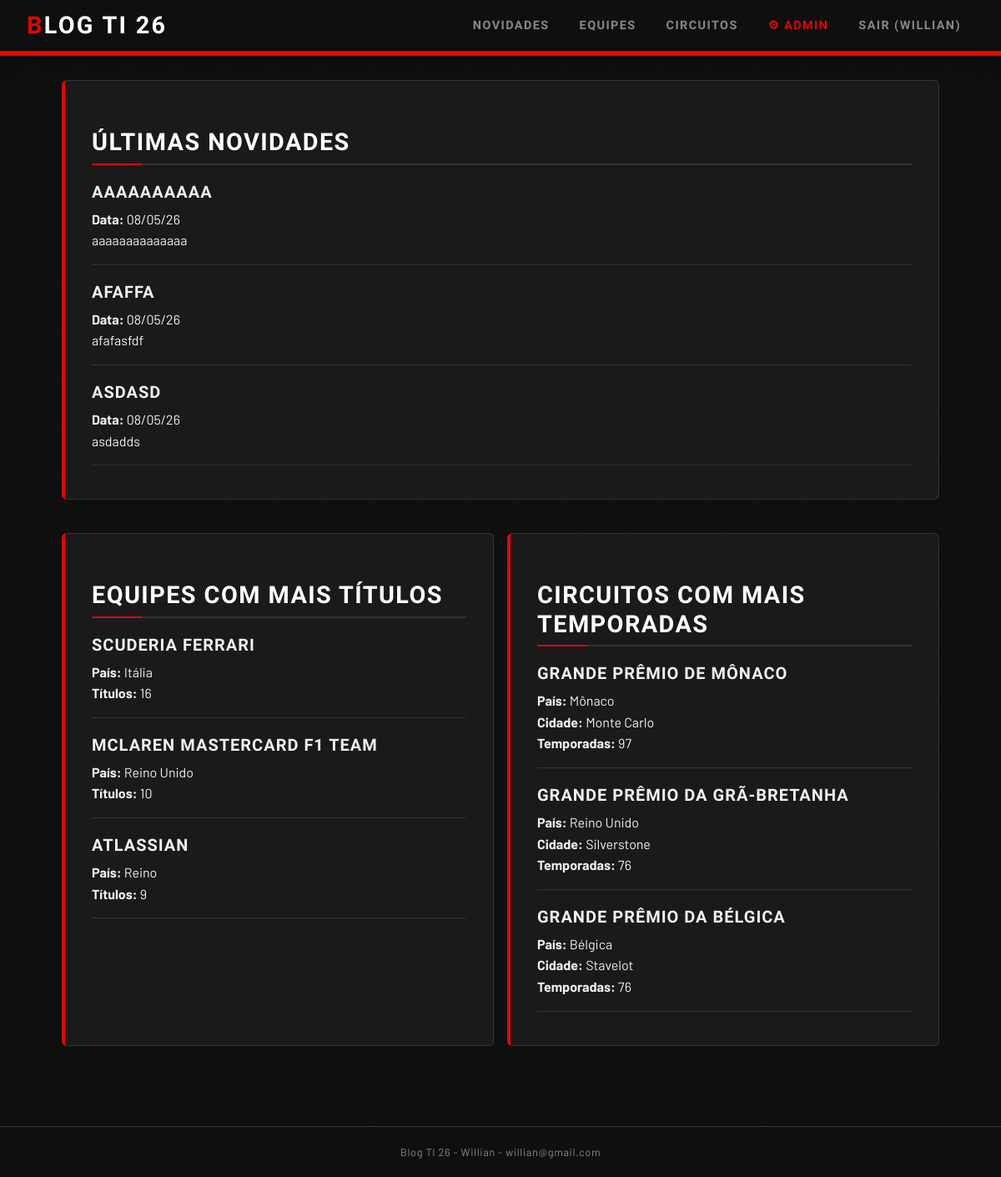
The app's page /index.php (signed in), older data.
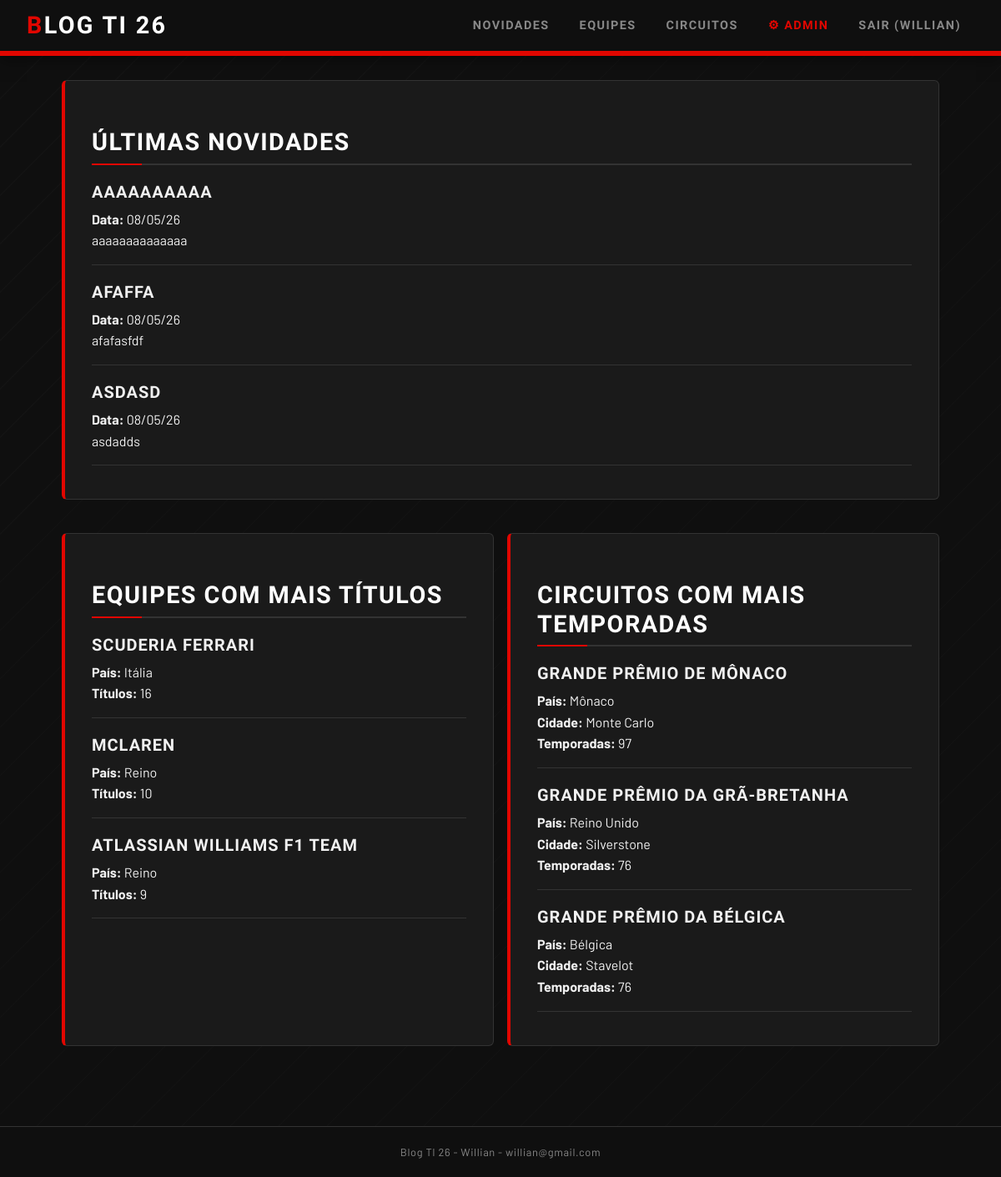
The same page, newer data.
### tables this page shows
CREATE TABLE novidades  (
    id_novidades INTEGER PRIMARY KEY AUTOINCREMENT,
    titulo TEXT,
    conteudo TEXT,
    data_pub TEXT
);

CREATE TABLE equipes (
    id_equipe INTEGER PRIMARY KEY AUTOINCREMENT,
    nome_equipe TEXT,
    pais_equipe TEXT,
    base TEXT,
    anos TEXT,
    titulos INTEGER,
    descricao_equipe TEXT
);

CREATE TABLE circuitos(
    id_circuito INTEGER PRIMARY KEY AUTOINCREMENT,
    nome_circuito TEXT,
    pais_circuito TEXT,
    cidade TEXT,
    extensao REAL,
    ano_gp INTEGER,
    regiao TEXT,
    descricao_circuito TEXT
);

### Model/index_model.php (called while the page is built)
<?php
$string_de_conexao = "sqlite:../banco.db";
$conn = new PDO($string_de_conexao);
$blog_nome      = "Blog TI 26";
$blog_autor     = "Willian";
$blog_email_adm = "willian@gmail.com";
$sql_top_equipes = "
SELECT nome_equipe, pais_equipe, titulos
FROM equipes
ORDER BY titulos DESC
LIMIT 3
";
$result_top_equipes = $conn->query($sql_top_equipes);
$sql_top_circuitos = "
SELECT nome_circuito, pais_circuito, cidade, ano_gp
FROM circuitos
ORDER BY ano_gp DESC
LIMIT 3
";
$result_top_circuitos = $conn->query($sql_top_circuitos);
$sql_top_novidades = "
SELECT titulo, conteudo, data_pub
FROM novidades
ORDER BY data_pub DESC
LIMIT 3
";
$result_top_novidades = $conn->query($sql_top_novidades);
?>

### auth.php (called while the page is built, shortened)
<?php
function is_admin() {
    return isset($_SESSION['tipo']) && $_SESSION['tipo'] === 'admin';
}

### index.php (the view, shortened to what this page needs)
<?php
require "auth.php";
require "Model/index_model.php";
?>
<!DOCTYPE html>
<html lang="pt-BR">
<head>
    <link rel="stylesheet" href="style.css">
</head>
<body>
    <header>
        <h1><?= $blog_nome ?></h1>
        <nav>
            <a href="Novidades.php">Novidades</a>
            <a href="equipes.php">Equipes</a>
            <a href="circuitos.php">Circuitos</a>
            <?php if (is_admin()): ?>
            <a href="usuarios.php" style="color: var(--f1-red);">⚙ Admin</a>
            <?php endif; ?>
            <a href="logout.php" style="margin-left:auto; color: var(--f1-muted);">Sair (<?= htmlspecialchars($_SESSION['nome_user']) ?>)</a>
        </nav>
    </header>
    <section>
        <article>
            <h2>Últimas Novidades</h2>
            <?php while ($novidade = $result_top_novidades->fetch(PDO::FETCH_ASSOC)) { ?>
                <div>
                    <h3><?= $novidade['titulo'] ?></h3>
                    <p><strong>Data:</strong> <?= date('d/m/y', strtotime($novidade['data_pub'])) ?></p>
                    <p><?= $novidade['conteudo'] ?></p>
                </div>
                <hr>
            <?php } ?>
        </article>
        <div class="grid-baixo">
            <article>
                <h2>Equipes com mais títulos</h2>
                <?php while ($equipe = $result_top_equipes->fetch(PDO::FETCH_ASSOC)) { ?>
                    <div>
                        <h3><?= $equipe['nome_equipe'] ?></h3>
                        <p><strong>País:</strong> <?= $equipe['pais_equipe'] ?></p>
                        <p><strong>Títulos:</strong> <?= $equipe['titulos'] ?></p>
                    </div>
                    <hr>
                <?php } ?>
            </article>
            <article>
                <h2>Circuitos com mais temporadas</h2>
                <?php while ($circuito = $result_top_circuitos->fetch(PDO::FETCH_ASSOC)) { ?>
                    <div>
                        <h3><?= $circuito['nome_circuito'] ?></h3>
                        <p><strong>País:</strong> <?= $circuito['pais_circuito'] ?></p>
                        <p><strong>Cidade:</strong> <?= $circuito['cidade'] ?></p>
                        <p><strong>Temporadas:</strong> <?= $circuito['ano_gp'] ?></p>
                    </div>
                    <hr>
                <?php } ?>
            </article>
        </div>
    </section>
    <footer>
        <?= $blog_nome ?> - <?= $blog_autor ?> - <?= $blog_email_adm ?>
    </footer>
</body>
</html>

### style.css (style rules this page uses)
:root { --f1-red: #E10600; --f1-red-dark: #A80400; --f1-red-glow: rgba(225, 6, 0, 0.25); --f1-black: #0f0f0f; --f1-dark: #1a1a1a; --f1-surface: #222222; --f1-border: #333333; --f1-text: #f0f0f0; --f1-muted: #888888; --f1-white: #ffffff; --font-display: 'Barlow Condensed', sans-serif; --font-body: 'Barlow', sans-serif; --radius: 6px; --transition: 0.2s ease; }
*, *::before, *::after { box-sizing: border-box; margin: 0; padding: 0; }
html { font-size: 16px; scroll-behavior: smooth; }
body { font-family: var(--font-body); background-color: var(--f1-black); color: var(--f1-text); line-height: 1.6; min-height: 100vh; background-image: repeating-linear-gradient( -45deg, transparent, transparent 40px, rgba(255,255,255,0.015) 40px, rgba(255,255,255,0.015) 41px ); }
header { background-color: var(--f1-black); border-bottom: 3px solid var(--f1-red); padding: 0 2rem; position: sticky; top: 0; z-index: 100; display: flex; align-items: center; justify-content: space-between; gap: 2rem; min-height: 64px; box-shadow: 0 3px 0 var(--f1-red), 0 4px 20px rgba(0,0,0,0.6); }
header h1 { font-family: var(--font-display); font-size: 1.8rem; font-weight: 900; letter-spacing: 0.08em; text-transform: uppercase; color: var(--f1-white); line-height: 1; padding: 1rem 0; }
header h1 span, header h1::first-letter { color: var(--f1-red); }
nav { display: flex; gap: 0.25rem; align-items: center; }
nav a { font-family: var(--font-display); font-weight: 600; font-size: 0.9rem; letter-spacing: 0.1em; text-transform: uppercase; color: var(--f1-muted); text-decoration: none; padding: 0.45rem 1rem; border-radius: var(--radius); transition: color var(--transition), background var(--transition); position: relative; }
h1, h2, h3, h4, h5, h6 { font-family: var(--font-display); text-transform: uppercase; letter-spacing: 0.05em; line-height: 1.2; color: var(--f1-white); }
h2 { font-size: 1.8rem; font-weight: 700; margin: 2rem 0 1rem; padding-bottom: 0.5rem; border-bottom: 2px solid var(--f1-border); position: relative; }
h2::after { content: ''; position: absolute; bottom: -2px; left: 0; width: 60px; height: 2px; background: var(--f1-red); }
h3 { font-size: 1.25rem; font-weight: 600; margin: 1.25rem 0 0.5rem; color: var(--f1-text); }
section { max-width: 1100px; margin: 0 auto; padding: 2rem 1.5rem; display: flex; flex-direction: column; gap: 2.5rem; }
article { background: var(--f1-dark); border: 1px solid var(--f1-border); border-left: 4px solid var(--f1-red); border-radius: var(--radius); padding: 1.5rem 2rem; }
article hr { border: none; border-top: 1px solid var(--f1-border); margin: 1rem 0; }
.grid-baixo { display: grid; grid-template-columns: 1fr 1fr; gap: 1.5rem; }
footer { background: var(--f1-black); border-top: 1px solid var(--f1-border); color: var(--f1-muted); font-size: 0.8rem; text-align: center; padding: 1.25rem 2rem; margin-top: 4rem; letter-spacing: 0.05em; }
a { color: var(--f1-red); text-decoration: none; transition: color var(--transition); }

### index.php (style rules this page uses)
.grid-baixo { display: grid; grid-template-columns: 1fr 1fr; gap: 1rem; }

Row changes from the older to the newer data that the page shows:
changed equipes: nome_equipe "MCLAREN MASTERCARD F1 TEAM" → "MCLAREN"; pais_equipe "Reino Unido" → "Reino"
changed equipes: nome_equipe "ATLASSIAN" → "ATLASSIAN WILLIAMS F1 TEAM"
